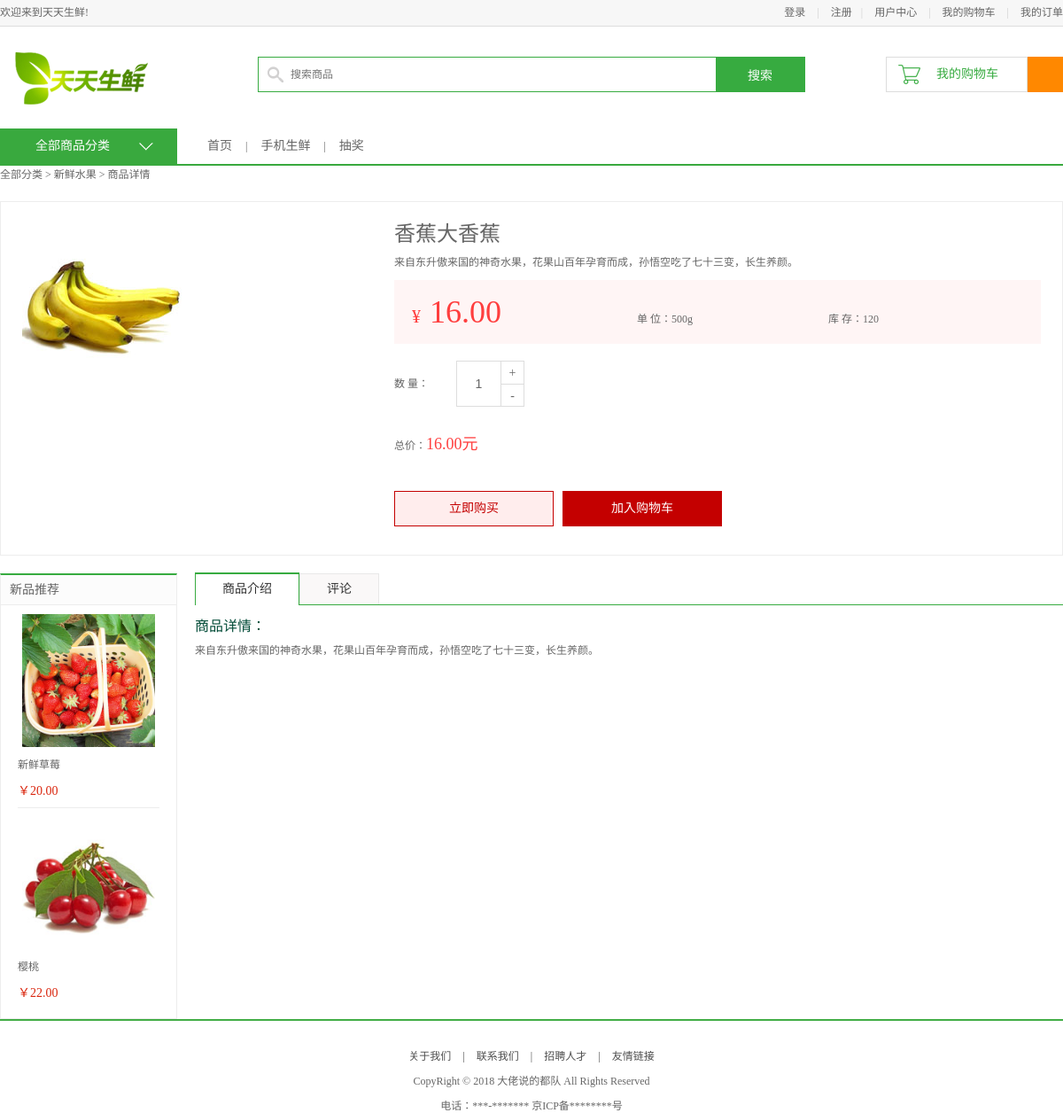
Page /7/ on the committed database.
### apps/df_goods/models.py (models this page shows, shortened)
class TypeInfo(models.Model):
    isDelete = models.BooleanField(default=False)
    ttitle = models.CharField(max_length=20, verbose_name="分类")
    class Meta:
        verbose_name = "商品类型"
        verbose_name_plural = verbose_name

class GoodsInfo(models.Model):
    isDelete = models.BooleanField(default=False)  # 逻辑删除
    gtitle = models.CharField(max_length=20, verbose_name="商品名称", unique=True)
    gpic = models.ImageField(upload_to='df_goods', verbose_name="图片路径")
    gprice = models.DecimalField(max_digits=5, decimal_places=2, verbose_name="商品价格")  # 商品价格小数位为两位，整数位为3位
    gunit = models.CharField(max_length=20, default='500g', verbose_name="单位重量")
    gclick = models.IntegerField(verbose_name="点击量")
    gjianjie = models.CharField(max_length=200, verbose_name="简介")
    gkucun = models.IntegerField(verbose_name="库存")
    gcontent = HTMLField(max_length=200, verbose_name="详情")
    gtype = models.ForeignKey(TypeInfo, on_delete=models.CASCADE, verbose_name="分类")  # 外键关联TypeInfo表
    class Meta:
        verbose_name = "商品"
        verbose_name_plural = verbose_name

### apps/df_goods/views.py (the view, shortened to what this page needs)
# urls.py: url('^(\d+)/$', views.detail),
def detail(request, id):
    goods = GoodsInfo.objects.get(pk=int(id))
    goods.gclick = goods.gclick + 1  # 商品点击量
    goods.save()
    news = goods.gtype.goodsinfo_set.order_by('-id')[0:2]
    context = {
        'title': goods.gtype.ttitle,
        'guest_cart': 1,
        'goods': goods,
        'news': news,
        'id': id,
    }
    response = render(request, 'df_goods/detail.html', context)
    return response

### templates/df_goods/detail.html (shortened to what this page needs)
{% extends 'df_goods/base.html' %}
{% block center_content %}
	<div class="goods_detail_con clearfix">
		<div class="goods_detail_pic fl"><img src="/static/{{ goods.gpic }}"></div>
		<div class="goods_detail_list fr">
			<h3>{{ goods.gtitle }}</h3>
			<p>{{ goods.gjianjie }}</p>
			<div class="prize_bar">
				<span class="show_pirze">¥<em id="gprice">{{ goods.gprice }}</em></span>
				<span class="show_unit">单  位：{{ goods.gunit }}</span>
				<span class="show_unit">库  存：<span class="goods_kucun">{{ goods.gkucun }}</span></span>
			</div>
			<div class="goods_num clearfix">
				<div class="num_name fl">数 量：</div>
				<div class="num_add fl">
					<input type="text" class="num_show fl" value="1">
					<a href="javascript:plus();" class="add fr">+</a>
					<a href="javascript:minus();" class="minus fr">-</a>
				</div>
			</div>
			<div class="total">总价：<em id="gtotal">{{ goods.gprice }}元</em></div>
			<div class="operate_btn">
                {% if request.session.user_name|default:'' != '' %}
                    <a href="javascript:;" class="buy_btn">立即购买</a>
                {% else %}
                    <a href="/user/login/" class="buy_btn">立即购买</a>
                {% endif %}
                {% if request.session.user_name|default:'' != '' %}
                    <a href="javascript:;" class="add_cart" id="add_cart">加入购物车</a>
                {% else %}
                    <a href="/user/login/" class="add_cart" id="add_cart">加入购物车</a>
                {% endif %}
			</div>
		</div>
	</div>
	<div class="main_wrap clearfix">
		<div class="l_wrap fl clearfix">
			<div class="new_goods">
				<h3>新品推荐</h3>
				<ul>
                    {% for goods in news %}
					<li>
						<a href="/{{ goods.id }}"><img src="/static/{{ goods.gpic }}"></a>
						<h4><a href="#">{{ goods.gtitle }}</a></h4>
						<div class="prize">￥{{ goods.gprice }}</div>
					</li>
                    {%  endfor %}
                </ul>
			</div>
		</div>
		<div class="r_wrap fr clearfix">
			<ul class="detail_tab clearfix">
				<li class="active">商品介绍</li>
				<li>评论</li>
			</ul>
			<div class="tab_content">
				<dl>
					<dt>商品详情：</dt>
					<dd>{{ goods.gcontent|safe }}</dd>
				</dl>
			</div>
		</div>
	</div>
{% endblock center_content %}

### templates/df_goods/base.html (shortened to what this page needs)
{% extends 'base.html' %}
{% block center_body %}
    <div class="navbar_con">
		<div class="navbar clearfix">
			<div class="subnav_con fl">
				<h1>全部商品分类</h1>
				<span></span>
			</div>
			<ul class="navlist fl">
				<li><a href="/goods/">首页</a></li>
				<li class="interval">|</li>
				<li><a href="">手机生鲜</a></li>
				<li class="interval">|</li>
				<li><a href="">抽奖</a></li>
			</ul>
		</div>
	</div>
	<div class="breadcrumb">
		全部分类 > {{ title }}
		{% if id|default:' ' != ' ' %}
        > 商品详情
		{% endif %}
	</div>
{% block center_content %}
{% endblock center_content %}
{% endblock center_body %}

### static/css/main.css (style rules this page uses)
body { font-family:'Microsoft Yahei';font-size:12px;color:#666; }
html,body { height:100% }
.navbar_con { height:40px;border-bottom:2px solid #39a93e }
.navbar { width:1200px;margin:0 auto; }
.navbar h1 { width:200px;height:40px;line-height:40px;text-align: center;font-size:14px;color:#fff;background-color:#39a93e; }
.navbar .subnav_con { width:200px;height:40px;background-color:#39a93e;position:relative;cursor:pointer; }
.navbar .subnav_con h1 { position:absolute;left:0;top:0;text-align:left;text-indent:40px }
.navbar .subnav_con span { display:block;width:16px;height:9px;background:url(../images/down.png) no-repeat;position:absolute;right:27px;top:16px;transition:all 300ms ease-in; }
.navlist { margin-left:34px; }
.navlist li { height:40px;float:left;line-height:40px; }
.navlist li a { color:#666;font-size:14px }
.navlist .interval { margin:0 15px; }
.breadcrumb { width:1200px;height:40px;margin:0 auto; }
.main_wrap { width:1200px;margin:0 auto; }
.l_wrap { width:200px; }
.r_wrap { width:980px; }
.new_goods { border:1px solid #ededed; border-top:2px solid #37ab40; padding-bottom:10px; }
.new_goods h3 { height:33px;line-height:33px;background-color:#fcfcfc;border-bottom:1px solid #ededed;font-size:14px;font-weight:normal;text-indent:10px; }
.new_goods ul { width:160px;margin:0 auto;overflow:hidden; }
.new_goods li { border-bottom:1px solid #ededed;margin-bottom:-1px; }
.new_goods li img { display:block;width:150px;height:150px;margin:10px auto; }
.new_goods li h4 { width:160px;margin:0 auto; }
.new_goods li h4 a { font-weight:normal;color:#666;display:block;width:160px;overflow:hidden;white-space:nowrap;text-overflow:ellipsis; }
.new_goods li .prize { font-size:14px;color:#da260e;margin:10px auto; }
.goods_detail_con { width:1198px; height:398px; border:1px solid #ededed; margin:0 auto 20px; }
.goods_detail_pic { width:350px;height:350px;margin:24px 0 0 24px; }
.goods_detail_list { width:730px;height:350px;margin:24px 24px 0 0; }
.goods_detail_list h3 { font-size:24px;line-height:24px;color:#666;font-weight:normal; }
.goods_detail_list p { color:#666;line-height:40px; }
.prize_bar { height:72px;background-color:#fff5f5;line-height:72px; }
.prize_bar .show_pirze { font-size:20px;color:#ff3e3e;padding-left:20px }
.prize_bar .show_pirze em { font-style:normal;font-size:36px;padding-left:10px }
.prize_bar .show_unit { padding-left:150px }
.goods_num { height:52px;margin-top:19px; }
.goods_num .num_name { width:70px;height:52px;line-height:52px; }
.goods_num .num_add { width:75px;height:50px;border:1px solid #dddddd }
.goods_num .num_add input { width:49px;height:50px;text-align:center;line-height:50px;border:0px;outline:none;font-size:14px;color:#666 }
.goods_num .num_add .add,.goods_num .num_add .minus { width:25px;line-height:25px;text-align:center;border-left:1px solid #ddd;border-bottom:1px solid #ddd;color:#666;font-size:14px }
.goods_num .num_add .minus { border-bottom:0px }
.total { height:35px;line-height:35px;margin-top:25px; }
.total em { font-style:normal;color:#ff3e3e;font-size:18px }
.operate_btn { height:40px;margin-top:35px;font-size:0;position:relative; }
.operate_btn .buy_btn,.operate_btn .add_cart { display:inline-block;width:178px;height:38px;border:1px solid #c40000;font-size:14px;color:#c40000;line-height:38px;text-align:center;background-color:#ffeded; }
.operate_btn .add_cart { background-color:#c40000;color:#fff;margin-left:10px;position:relative;z-index:10; }
.detail_tab { height:35px; border-bottom:1px solid #37ab40 }
.detail_tab li { height:34px;line-height:34px;padding:0 30px;font-size:14px;color:#333333;float:left;border:1px solid #e8e8e8;border-bottom:0px;cursor:pointer;background-color:#faf8f8 }
.detail_tab li.active { border-top:2px solid #37ab40;position:relative;background-color:#fff;border-left:1px solid #37ab40;border-right:1px solid #37ab40;top:-1px;height:35px; }
.tab_content dt { margin-top:10px;font-size:16px;color:#044d39 }
.tab_content dd { line-height:24px;margin-top:5px; }

### rows in the picture
TypeInfo: ttitle "新鲜水果"
GoodsInfo: gpic (picture), gtitle "香蕉大香蕉", gjianjie "来自东升傲来国的神奇水果，花果山百年孕育而成，孙悟空吃了七十三变，长生养颜。", gprice "16.00", gunit "500g", gkucun "120", gcontent "来自东升傲来国的神奇水果，花果山百年孕育而成，孙悟空吃了七十三变，长生养颜。"
GoodsInfo: gpic (picture), gtitle "新鲜草莓", gprice "20.00"
GoodsInfo: gpic (picture), gtitle "樱桃", gprice "22.00"
